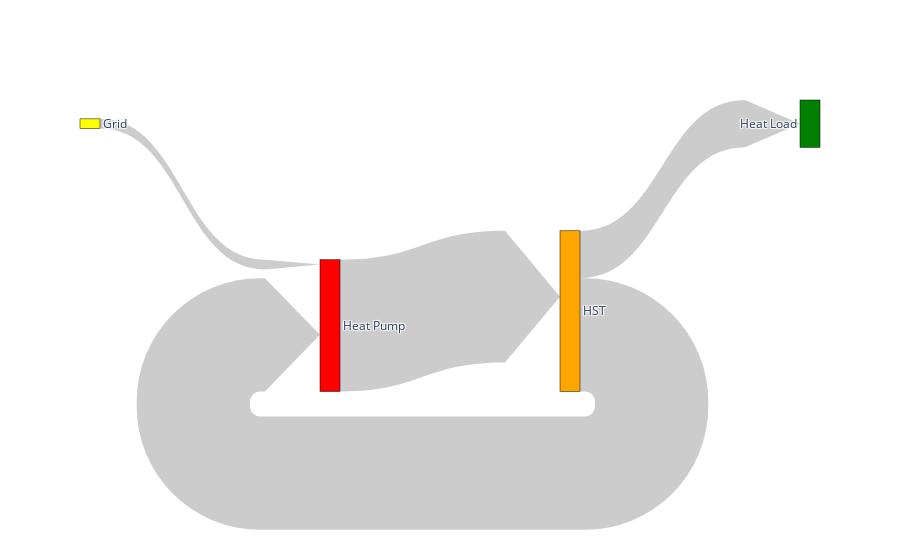

Write notebook code for a chart like this one.
### Code cell
fig = go.Figure(data=[go.Sankey(
    arrangement = "snap",
    valuesuffix = "Wh",
    node = dict(
      pad = 10,
    #   thickness = 20,
      line = dict(color = "black", width = 0.5),
      label = ['Grid',"Heat Pump", "HST", "Heat Load", "CHP"],
      # x = [0, 0.35, 0.5, 0.65, 1,0.55],
      # y = [0,-0.5,0.0,0.35,-0.2, -0.4],
    #   color = "blue"
      color = ['Yellow', 'Red', 'Orange', 'Green', 'Brown']
    ),
    link = dict(
      arrowlen = 55,
      source = [0, 1, 2,3, 2, 4, 4], # actually not, no dynamic switching here!
      target = [1, 2, 3,2, 1, 2, 0],
      # source = sources,
      # target = targets,
      value = vals_smpl
    #   curve = [0, 0, 0, 0.5, 0]
  ))],
  layout = dict()
  )

fig.show()

### Figure 1 — Plotly figure (JSON) as saved in the notebook; plotly's stock layout.template omitted (floating-point values rounded to 4 significant figures)
{"data": [{"arrangement": "snap", "link": {"arrowlen": 55, "source": [0, 1, 2, 3, 2, 4, 4], "target": [1, 2, 3, 2, 1, 2, 0], "value": [4709000.0, 64380000.0, 23140000.0, 0, 55380000.0, 0, 0]}, "node": {"color": ["Yellow", "Red", "Orange", "Green", "Brown"], "label": ["Grid", "Heat Pump", "HST", "Heat Load", "CHP"], "line": {"color": "black", "width": 0.5}, "pad": 10}, "type": "sankey", "valuesuffix": "Wh"}], "layout": {}}
